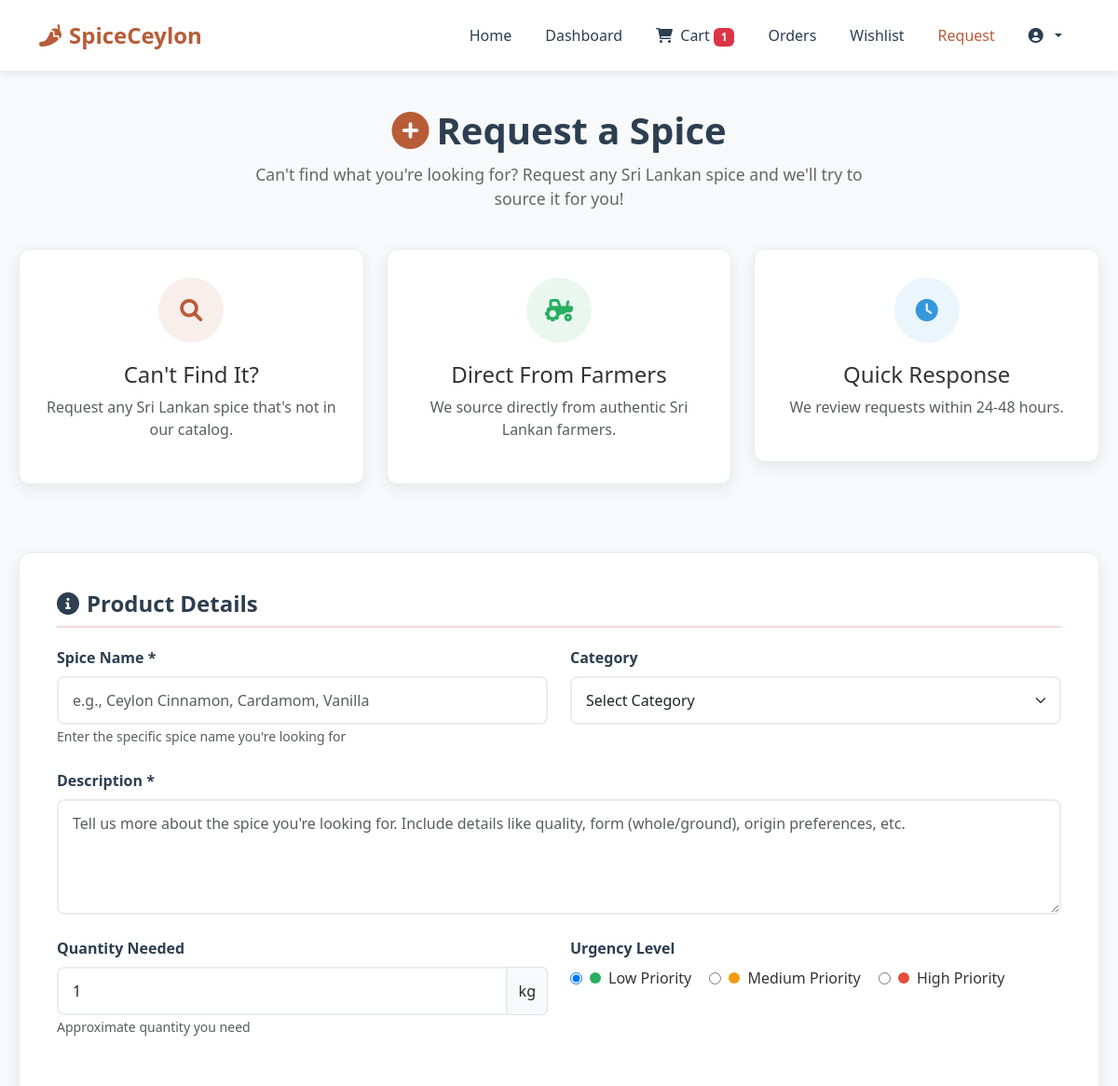
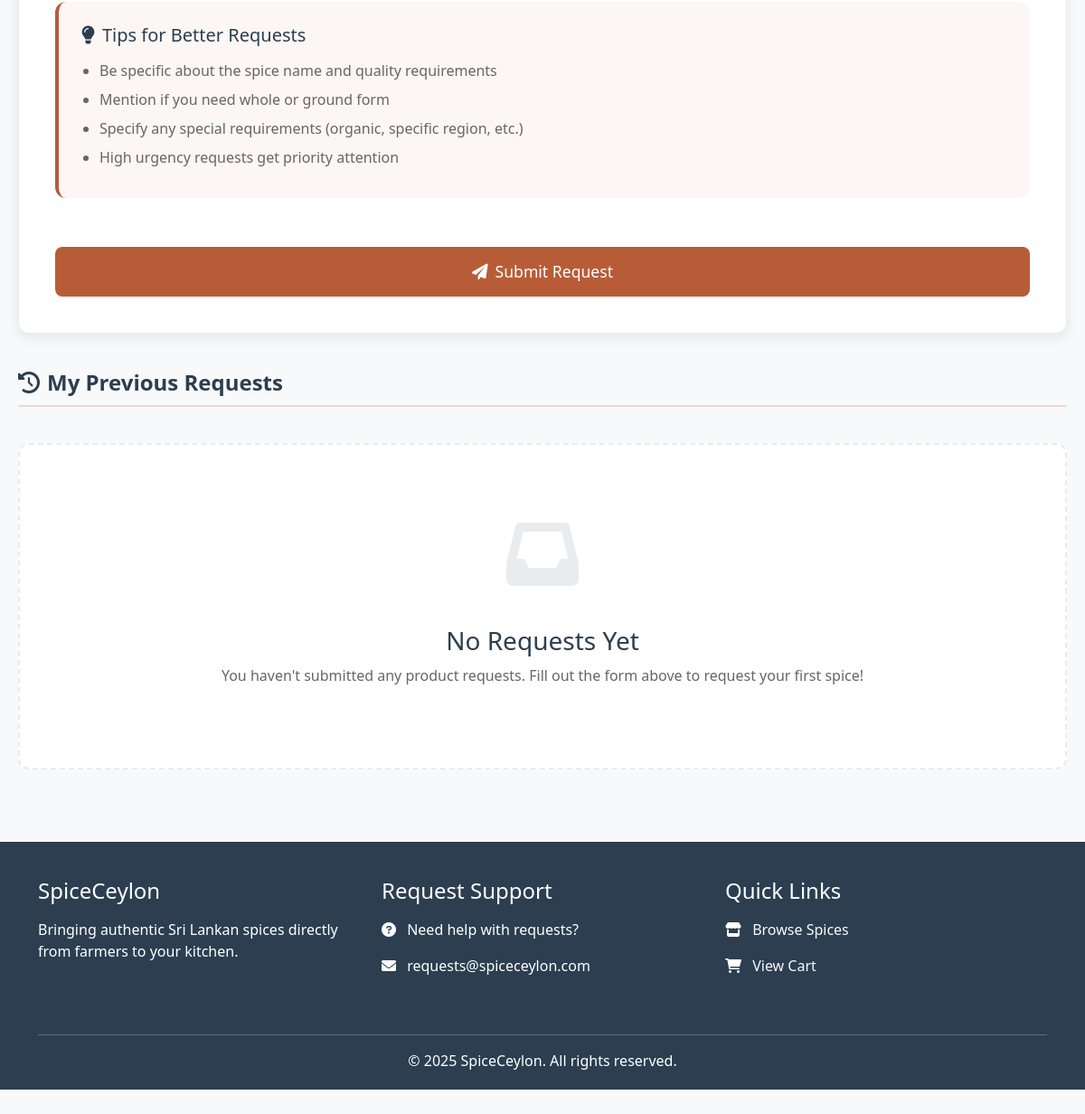
/customer/request.php (signed in), run on an earlier commit of the app's database (2 pictures, top to bottom).
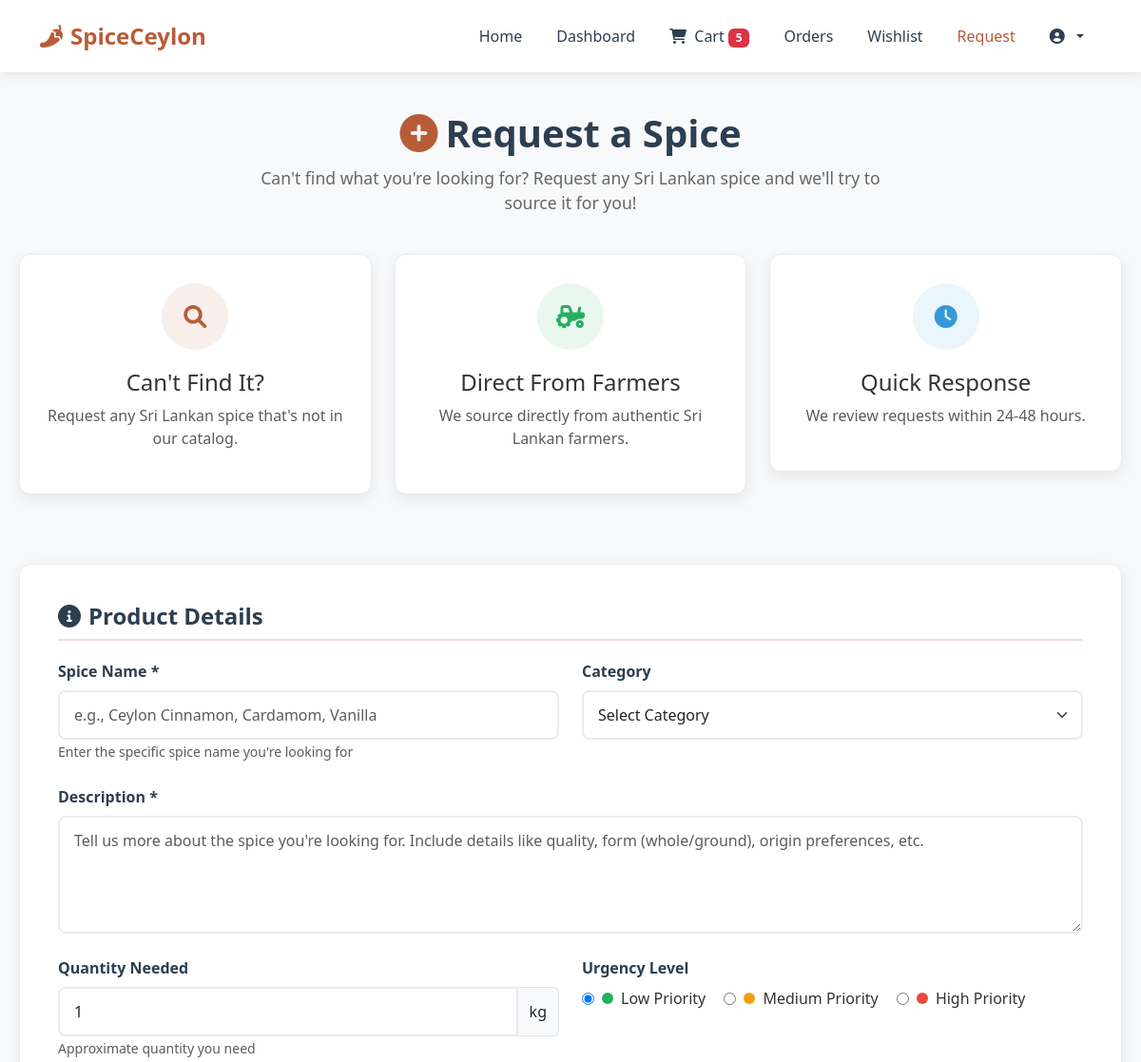
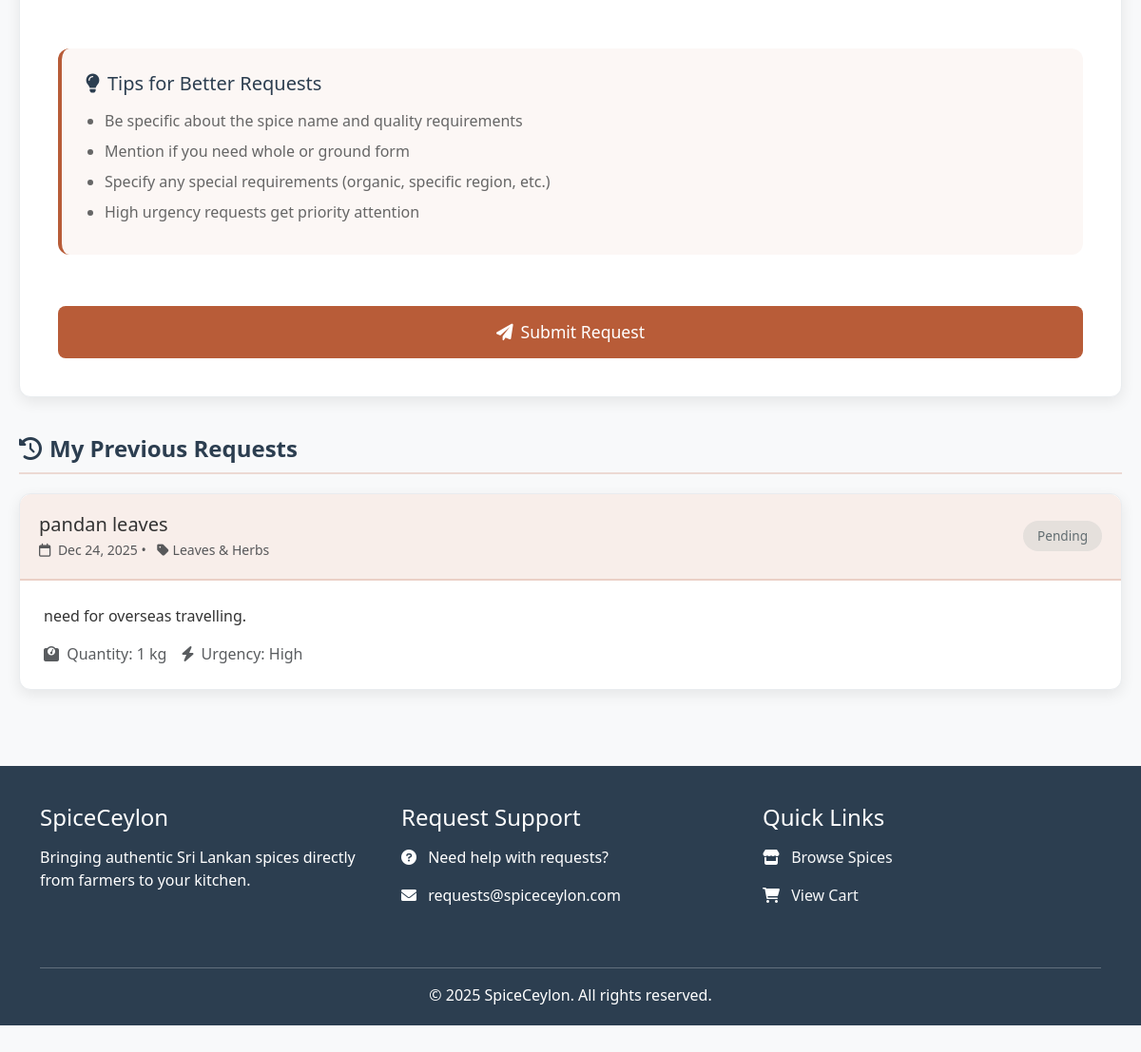
And on a later commit of the database (2 pictures, top to bottom).
### tables this page shows
CREATE TABLE `product_requests` (
  `request_id` int(11) NOT NULL,
  `customer_id` int(11) NOT NULL,
  `product_name` varchar(255) NOT NULL,
  `category` varchar(100) DEFAULT NULL,
  `description` text DEFAULT NULL,
  `quantity_requested` int(11) DEFAULT 1,
  `urgency` enum('Low','Medium','High') DEFAULT 'Medium',
  `status` enum('Pending','Reviewed','Approved','Rejected','Completed') DEFAULT 'Pending',
  `admin_notes` text DEFAULT NULL,
  `created_at` timestamp NOT NULL DEFAULT current_timestamp(),
  `updated_at` timestamp NULL DEFAULT NULL ON UPDATE current_timestamp(),
  `assigned_farmer_id` int(11) DEFAULT NULL
);

### customer/request.php (the view, shortened to what the changed rows need)
<?php
include '../config/db.php';
$user_id = $_SESSION['user_id'];
$requests_query = "SELECT * FROM product_requests WHERE customer_id = ? ORDER BY created_at DESC";
$requests_stmt = $conn->prepare($requests_query);
$requests_stmt->bind_param("i", $user_id);
$requests_stmt->execute();
$requests_result = $requests_stmt->get_result();
$cart_query = "SELECT COUNT(*) as cart_count FROM cart WHERE customer_id = ?";
$cart_stmt = $conn->prepare($cart_query);
$cart_stmt->bind_param("i", $user_id);
$cart_stmt->execute();
$cart_result = $cart_stmt->get_result();
$cart_count = $cart_result->fetch_assoc()['cart_count'];
?>
<!DOCTYPE html>
<html lang="en">
<head>
    <link href="https://cdn.jsdelivr.net/npm/bootstrap@5.3.0/dist/css/bootstrap.min.css" rel="stylesheet">
    <link rel="stylesheet" href="https://cdnjs.cloudflare.com/ajax/libs/font-awesome/6.0.0/css/all.min.css">
</head>
<body>
    <nav class="navbar navbar-expand-lg">
        <div class="container">
            <div class="collapse navbar-collapse">
                <ul class="navbar-nav ms-auto">
                    <li class="nav-item">
                        <a class="nav-link" href="cart.php">
                            <i class="fas fa-shopping-cart me-1"></i> Cart
                            <?php if($cart_count > 0): ?>
                                <span class="badge bg-danger"><?php echo $cart_count; ?></span>
                            <?php endif; ?>
                        </a>
                    </li>
                </ul>
            </div>
        </div>
    </nav>
    <div class="request-container">
        <div class="request-header">
            <h1><i class="fas fa-plus-circle me-2" style="color: var(--spice-red);"></i>Request a Spice</h1>
        </div>
        <div class="form-section">
            <?php if ($requests_result->num_rows > 0): ?>
                <div class="requests-list">
                    <?php while ($request = $requests_result->fetch_assoc()):
                        $statusClass = 'status-' . strtolower($request['status']);
                    ?>
                    <div class="request-card">
                        <div class="request-card-header">
                            <div class="d-flex justify-content-between align-items-center flex-wrap">
                                <div>
                                    <h5 class="mb-1"><?php echo htmlspecialchars($request['product_name']); ?></h5>
                                    <p class="text-muted mb-0 small">
                                        <i class="far fa-calendar me-1"></i>
                                        <?php echo date('M j, Y', strtotime($request['created_at'])); ?>
                                        <?php if ($request['category']): ?>
                                            • <i class="fas fa-tag ms-2 me-1"></i><?php echo htmlspecialchars($request['category']); ?>
                                        <?php endif; ?>
                                    </p>
                                </div>
                                <span class="status-badge <?php echo $statusClass; ?> mt-2 mt-md-0">
                                    <?php echo $request['status']; ?>
                                </span>
                            </div>
                        </div>
                        <div class="request-card-body">
                            <div class="row">
                                <div class="col-md-8">
                                    <p class="mb-3"><?php echo htmlspecialchars($request['description']); ?></p>
                                    <div class="d-flex flex-wrap gap-3">
                                        <span class="text-muted">
                                            <i class="fas fa-weight me-1"></i>
                                            Quantity: <?php echo $request['quantity_requested']; ?> kg
                                        </span>
                                        <span class="text-muted">
                                            <i class="fas fa-bolt me-1"></i>
                                            Urgency: <?php echo $request['urgency']; ?>
                                        </span>
                                    </div>
                                </div>
                                <div class="col-md-4 text-md-end mt-3 mt-md-0">
                                </div>
                            </div>
                        </div>
                    </div>
                    <?php endwhile; ?>
                </div>
            <?php else: ?>
                <div class="empty-requests">
                    <div class="empty-requests-icon">
                        <i class="fas fa-inbox"></i>
                    </div>
                    <h3>No Requests Yet</h3>
                    <p>You haven't submitted any product requests. Fill out the form above to request your first spice!</p>
                </div>
            <?php endif; ?>
        </div>
    </div>
</body>
</html>

What changed in the data, as far as the page shows it:
added product_requests: product_name "pandan leaves", created_at "Dec 24, 2025", category "Leaves & Herbs", status "Pending", description "need for overseas travelling.", quantity_requested "1", urgency "High"
Also different on the page:
$cart_count: "1" → "5"
text no longer shown: "No Requests Yet You haven't submitted any product requests. Fill out the form above to request your first spice!"
